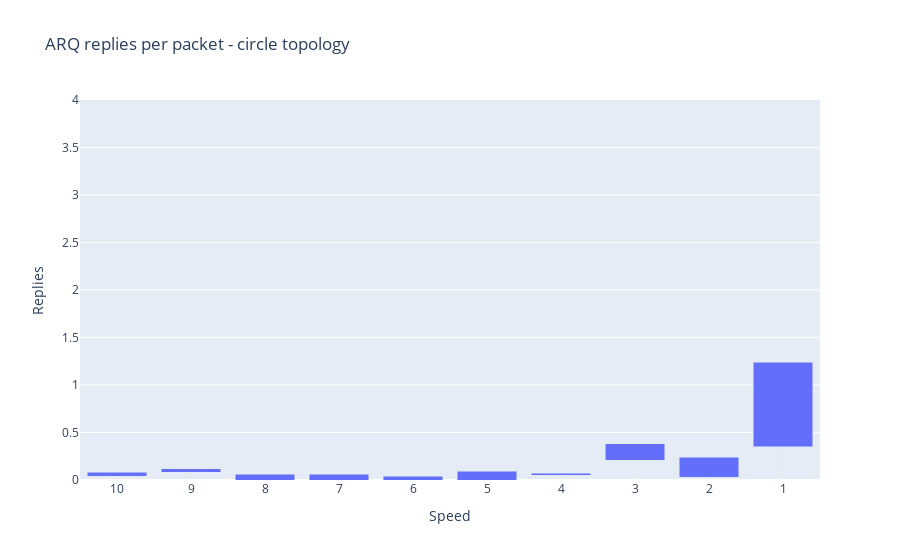

Here is the notebook cell this chart was saved with:
### Code cell
fig = get_arq_replies_per_packet_bar_chart('circle', title='ARQ replies per packet - circle topology')
fig.show()

### Figure 1 — Plotly figure (JSON) as saved in the notebook; plotly's stock layout.template omitted (floating-point values rounded to 4 significant figures)
{"data": [{"marker": {"color": "rgb(255, 255, 255)"}, "name": "line", "type": "bar", "width": 0, "y": [0.04, 0.08, 0, 0, 0, 0, 0.05, 0.21, 0.03, 0.35]}, {"marker": {"color": "#636EFA"}, "name": "circle", "type": "bar", "y": [0.04, 0.04, 0.06, 0.06, 0.04, 0.09, 0.02, 0.17, 0.21, 0.89]}], "layout": {"barmode": "stack", "showlegend": false, "title": {"text": "ARQ replies per packet - circle topology"}, "xaxis": {"tickmode": "array", "ticktext": ["10", "9", "8", "7", "6", "5", "4", "3", "2", "1"], "tickvals": [0, 1, 2, 3, 4, 5, 6, 7, 8, 9], "title": {"text": "Speed"}}, "yaxis": {"range": [0, 4], "title": {"text": "Replies"}}}}
